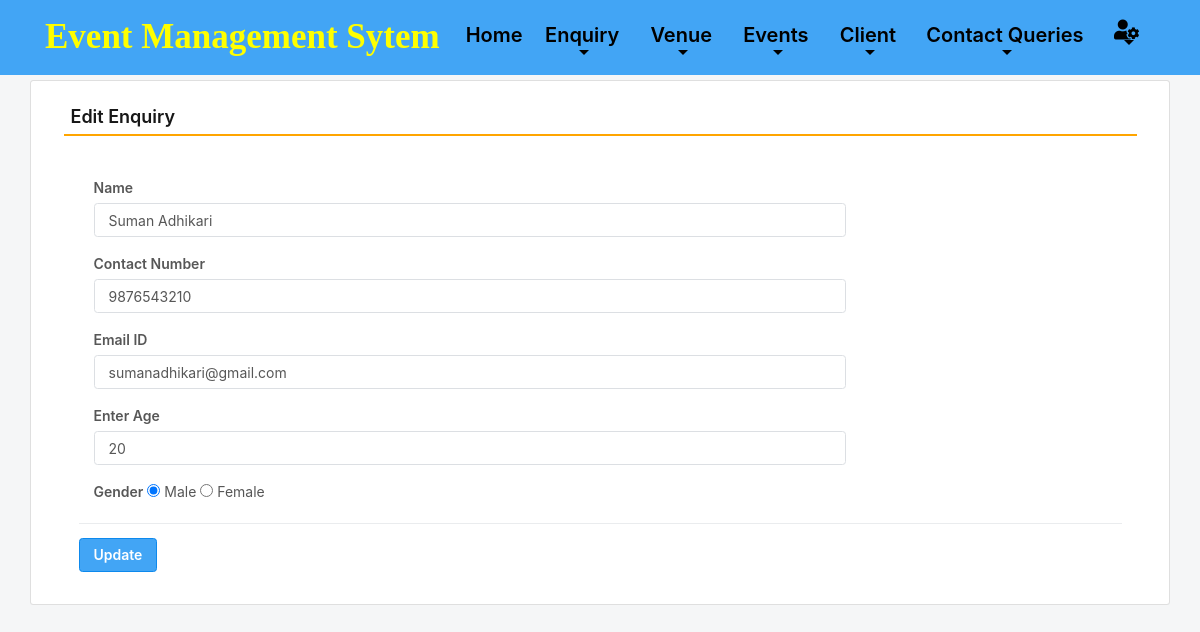
The app's page /edit_Enquiry/5 (signed in) with its own data.
### event/models.py (models this page shows, shortened)
class Enquiry(models.Model):
    name = models.CharField(max_length=150, null=True)
    mobile = models.CharField(max_length=15, null=True)
    email = models.CharField(max_length=50, null=True)
    age = models.CharField(max_length=15, null=True)
    gender = models.CharField(max_length=10, null=True)

### event/views.py (the view, shortened to what this page needs)
# urls.py: path('edit_Enquiry/<int:pid>', edit_Enquiry, name='edit_Enquiry'),
def edit_Enquiry(request,pid):
    error = ""
    if not request.user.is_authenticated:
        return redirect(admin_login)
    user = request.user
    enquiry = Enquiry.objects.get(id=pid)
    return render(request,'edit_Enquiry.html', locals())

### event/templates/edit_Enquiry.html (shortened to what this page needs)
{% load static %}
{% include 'admin_nav.html' %}
<!DOCTYPE html>
<html lang="en" class="no-focus">
<head>
  <link rel="stylesheet" id="css-main" href="{% static 'css1/codebase.min.css' %}" />
  <link rel="stylesheet" href="https://use.fontawesome.com/releases/v5.6.3/css/all.css" />
</head>
<body>
  {% block main %}
    <div class="container card shadow mt-5">
      <div class="card-body">
        <h5 class="p-2" style="border-bottom: 2px solid orange">Edit Enquiry</h5>
        <br />
        <div class="container-fluid">
          <form method="post">
            <div class="col-sm-9">
              <div class="form-group">
                <label>Name</label>
                <input type="text" name="name" class="form-control" value="{{ enquiry.name }}" />
              </div>
            </div>
            <div class="col-sm-9">
              <div class="form-group">
                <label>Contact Number</label>
                <input type="text" name="mobile" class="form-control" value="{{ enquiry.mobile }}" />
              </div>
            </div>
            <div class="col-sm-9">
              <div class="form-group">
                <label>Email ID</label>
                <input type="text" name="email" class="form-control" value="{{ enquiry.email }}" />
              </div>
            </div>
            <div class="col-sm-9">
              <div class="form-group">
                <label>Enter Age</label>
                <input type="text" name="age" class="form-control" value="{{ enquiry.age }}" />
              </div>
            </div>
            <div class="col-sm-9">
              <div class="form-group">
                <label>Gender</label>
                {% if enquiry.gender == "Male" %}
                <input type="radio" name="gender" value="Male" checked /> Male
                <input type="radio" name="gender" value="Female" /> Female
                {% else %}
                <input type="radio" name="gender" value="Male" /> Male
                <input type="radio" name="gender" value="Female" checked /> Female
                {% endif %}
              </div>
            </div>
            <hr />
            <input type="submit" value="Update" class="btn btn-primary" />
          </form>
        </div>
      </div>
    </div>
  {% endblock %}
</body>
</html>

### records on screen
Enquiry: name "Suman Adhikari", mobile "9876543210", email "sumanadhikari@gmail.com", age "20"
